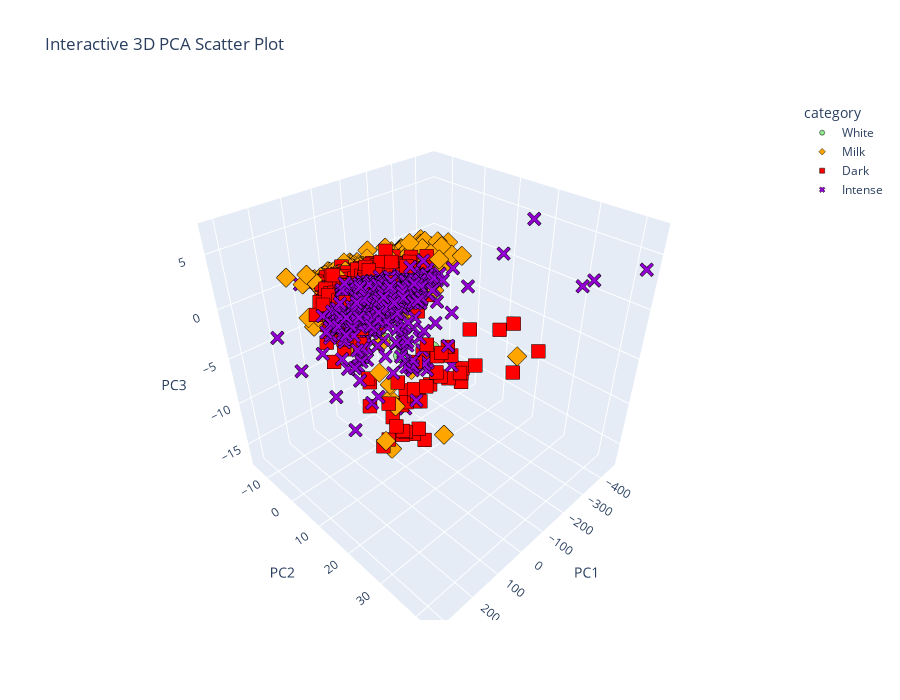

The code cell stored with this chart in its notebook:
### Markdown cell above
Through the dimensionality reduction, the chocolate type seems to indeed be located in different groups. The next dynamic plot allows for a better visualization of those groups.

### Code cell
import plotly.express as px

custom_distinct_colors = [
    'LightGreen', # For 'Low'
    'Orange',     # For 'Medium'
    'Red',        # For 'High'
    'DarkViolet'  # For 'Critical'
]

fig = px.scatter_3d(
    df_pca, 
    x='PC1', 
    y='PC2', 
    z='PC3',
    color='category', # Use the 'category' column to assign colors
    symbol='category', # Use the 'category' column to assign shapes (optional, but good for clarity)
    color_discrete_sequence=custom_distinct_colors,
    title='Interactive 3D PCA Scatter Plot',
    height=700,
    category_orders={'category': unique_category}
)

fig.update_traces(marker=dict(size=5, line=dict(width=0.5, color='black')))

fig.show()

### Figure 1 — Plotly figure (JSON) as saved in the notebook; plotly's stock layout.template omitted (floating-point values rounded to 4 significant figures; data arrays with more than 128 entries replaced by an {"elided": "..."} marker saying what was removed)
{"data": [{"hovertemplate": "category=White<br>PC1=%{x}<br>PC2=%{y}<br>PC3=%{z}<extra></extra>", "legendgroup": "White", "marker": {"color": "LightGreen", "line": {"color": "black", "width": 0.5}, "size": 5, "symbol": "circle"}, "mode": "markers", "name": "White", "scene": "scene", "showlegend": true, "type": "scatter3d", "x": [-17.99, -104.4, 14.36, 10.54, -10.6, 9.976, -239.1, 11.43, -278.1, -73.85, -12.36, -261.0, -75.39, -199.7, -9.709], "y": [-5.411, 0.9285, -11.02, -6.369, -9.628, -8.66, -3.698, -8.609, -11.63, -2.549, -7.264, -3.724, -1.396, 4.159, -14.39], "z": [1.189, -7.839, -0.7601, -0.0632, -1.418, -1.094, -0.958, -2.144, -0.421, -6.216, -0.1682, -0.991, -3.798, -7.801, -1.154]}, {"hovertemplate": "category=Milk<br>PC1=%{x}<br>PC2=%{y}<br>PC3=%{z}<extra></extra>", "legendgroup": "Milk", "marker": {"color": "Orange", "line": {"color": "black", "width": 0.5}, "size": 5, "symbol": "diamond"}, "mode": "markers", "name": "Milk", "scene": "scene", "showlegend": true, "type": "scatter3d", "x": {"elided": "491 float values"}, "y": {"elided": "491 float values"}, "z": {"elided": "491 float values"}}, {"hovertemplate": "category=Dark<br>PC1=%{x}<br>PC2=%{y}<br>PC3=%{z}<extra></extra>", "legendgroup": "Dark", "marker": {"color": "Red", "line": {"color": "black", "width": 0.5}, "size": 5, "symbol": "square"}, "mode": "markers", "name": "Dark", "scene": "scene", "showlegend": true, "type": "scatter3d", "x": {"elided": "763 float values"}, "y": {"elided": "763 float values"}, "z": {"elided": "763 float values"}}, {"hovertemplate": "category=Intense<br>PC1=%{x}<br>PC2=%{y}<br>PC3=%{z}<extra></extra>", "legendgroup": "Intense", "marker": {"color": "DarkViolet", "line": {"color": "black", "width": 0.5}, "size": 5, "symbol": "x"}, "mode": "markers", "name": "Intense", "scene": "scene", "showlegend": true, "type": "scatter3d", "x": {"elided": "678 float values"}, "y": {"elided": "678 float values"}, "z": {"elided": "678 float values"}}], "layout": {"height": 700, "legend": {"title": {"text": "category"}, "tracegroupgap": 0}, "scene": {"domain": {"x": [0, 1], "y": [0, 1]}, "xaxis": {"title": {"text": "PC1"}}, "yaxis": {"title": {"text": "PC2"}}, "zaxis": {"title": {"text": "PC3"}}}, "title": {"text": "Interactive 3D PCA Scatter Plot"}}}
